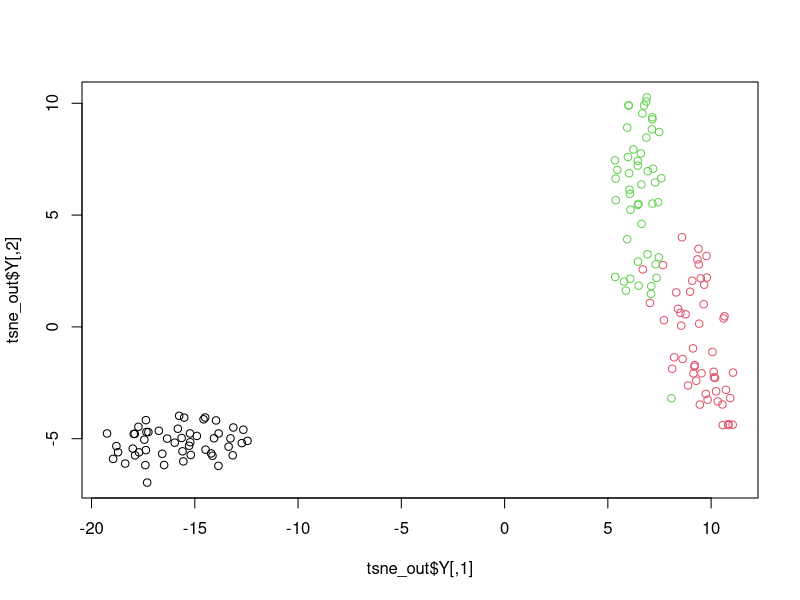
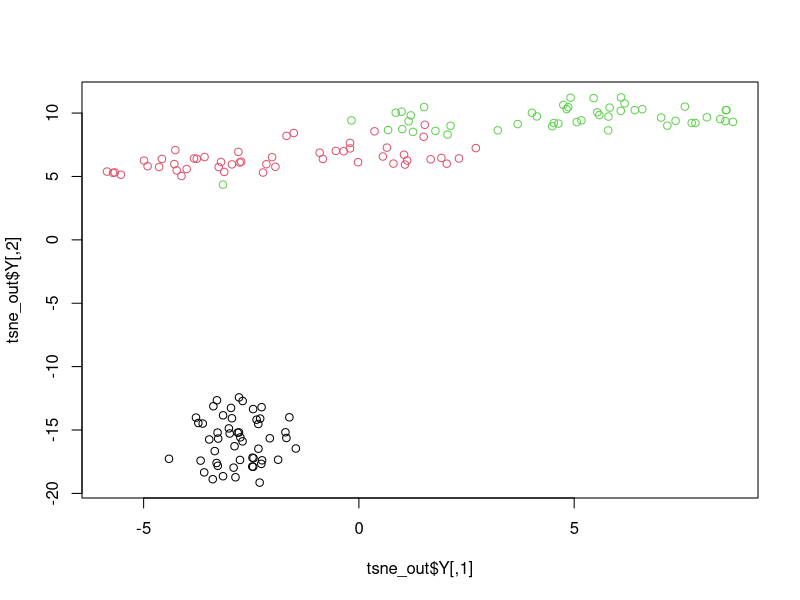

The R script that drew these images, in order:
library(Rtsne)


### Name: Rtsne
### Title: Barnes-Hut implementation of t-Distributed Stochastic Neighbor
###   Embedding
### Aliases: Rtsne Rtsne.default Rtsne.dist Rtsne.data.frame

### ** Examples

iris_unique <- unique(iris) # Remove duplicates
iris_matrix <- as.matrix(iris_unique[,1:4])
set.seed(42) # Set a seed if you want reproducible results
tsne_out <- Rtsne(iris_matrix) # Run TSNE

# Show the objects in the 2D tsne representation
plot(tsne_out$Y,col=iris_unique$Species)

# Using a dist object
tsne_out <- Rtsne(dist(iris_matrix))
plot(tsne_out$Y,col=iris_unique$Species)

# Use a given initialization of the locations of the points
tsne_part1 <- Rtsne(iris_unique[,1:4], theta=0.0, pca=FALSE,max_iter=350)
tsne_part2 <- Rtsne(iris_unique[,1:4], theta=0.0, pca=FALSE, max_iter=150,Y_init=tsne_part1$Y)
